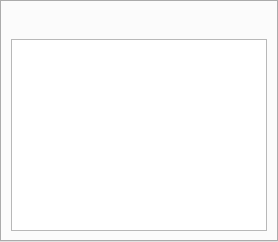
        <widget class="QTabWidget" name="tabWidget">
          <property name="currentIndex">
            <number>0</number>
          </property>
          <property name="tabBarAutoHide">
            <bool>true</bool>
          </property>
          <widget class="QWidget" name="tab">
            <property name="enabled">
            <bool>true</bool>
            </property>
            <attribute name="title">
            <string>Page</string>
            </attribute>
            <layout class="QVBoxLayout" name="verticalLayout_7">
            <item>
              <layout class="QHBoxLayout" name="horizontalLayout_7">
              <property name="spacing">
                <number>0</number>
              </property>
              <item>
                <widget class="QPushButton" name="runButton">
                <property name="enabled">
                  <bool>false</bool>
                </property>
                <property name="sizePolicy">
                  <sizepolicy hsizetype="Fixed" vsizetype="Fixed">
                  <horstretch>0</horstretch>
                  <verstretch>0</verstretch>
                  </sizepolicy>
                </property>
                <property name="toolTip">
                  <string>Run</string>
                </property>
                <property name="icon">
                  <iconset>
                  <normaloff>run.svg</normaloff>run.svg</iconset>
                </property>
                <property name="iconSize">
                  <size>
                  <width>14</width>
                  <height>14</height>
                  </size>
                </property>
                <property name="flat">
                  <bool>true</bool>
                </property>
                </widget>
              </item>
              <item>
                <widget class="QPushButton" name="pauseButton">
                <property name="sizePolicy">
                  <sizepolicy hsizetype="Fixed" vsizetype="Fixed">
                  <horstretch>0</horstretch>
                  <verstretch>0</verstretch>
                  </sizepolicy>
                </property>
                <property name="toolTip">
                  <string>Pause</string>
                </property>
                <property name="icon">
                  <iconset>
                  <normaloff>pause.svg</normaloff>pause.svg</iconset>
                </property>
                <property name="iconSize">
                  <size>
                  <width>14</width>
                  <height>14</height>
                  </size>
                </property>
                <property name="flat">
                  <bool>true</bool>
                </property>
                </widget>
              </item>
              <item>
                <widget class="QPushButton" name="stopButton">
                <property name="enabled">
                  <bool>true</bool>
                </property>
                <property name="toolTip">
                  <string>Stop</string>
                </property>
                <property name="icon">
                  <iconset>
                  <normaloff>stop.svg</normaloff>stop.svg</iconset>
                </property>
                <property name="iconSize">
                  <size>
                  <width>14</width>
                  <height>14</height>
                  </size>
                </property>
                <property name="flat">
                  <bool>true</bool>
                </property>
                </widget>
              </item>
              <item>
                <widget class="QPushButton" name="stepButton">
                <property name="enabled">
                  <bool>false</bool>
                </property>
                <property name="toolTip">
                  <string>Step</string>
                </property>
                <property name="icon">
                  <iconset>
                  <normaloff>step.svg</normaloff>step.svg</iconset>
                </property>
                <property name="iconSize">
                  <size>
                  <width>14</width>
                  <height>14</height>
                  </size>
                </property>
                <property name="autoRepeat">
                  <bool>true</bool>
                </property>
                <property name="flat">
                  <bool>true</bool>
                </property>
                </widget>
              </item>
              <item>
                <spacer name="horizontalSpacer">
                <property name="orientation">
                  <enum>Qt::Horizontal</enum>
                </property>
                <property name="sizeHint" stdset="0">
                  <size>
                  <width>40</width>
                  <height>20</height>
                  </size>
                </property>
                </spacer>
              </item>
              </layout>
            </item>
            <item>
              <widget class="QTableView" name="listingTable">
                <property name="key" stdset="0">
                  <string>LISTING</string>
                </property>
                <property name="type" stdset="0">
                  <string>listing</string>
                </property>
                <property name="mask" stdset="0">
                  <string>%0.3X</string>
                </property>
                <property name="focusPolicy">
                  <enum>Qt::NoFocus</enum>
                </property>
                <property name="editTriggers">
                  <set>QAbstractItemView::DoubleClicked|QAbstractItemView::EditKeyPressed</set>
                </property>
                <property name="selectionMode">
                  <enum>QAbstractItemView::SingleSelection</enum>
                </property>
                <property name="selectionBehavior">
                  <enum>QAbstractItemView::SelectRows</enum>
                </property>
                <property name="showGrid">
                  <bool>false</bool>
                </property>
                <attribute name="horizontalHeaderVisible">
                  <bool>false</bool>
                </attribute>
                <attribute name="horizontalHeaderStretchLastSection">
                  <bool>true</bool>
                </attribute>
                <attribute name="verticalHeaderVisible">
                  <bool>false</bool>
                </attribute>
                <attribute name="verticalHeaderMinimumSectionSize">
                  <number>0</number>
                </attribute>
                <column/>
                <column/>
                <column/>
              </widget>
            </item>
            </layout>
          </widget>
        </widget>
